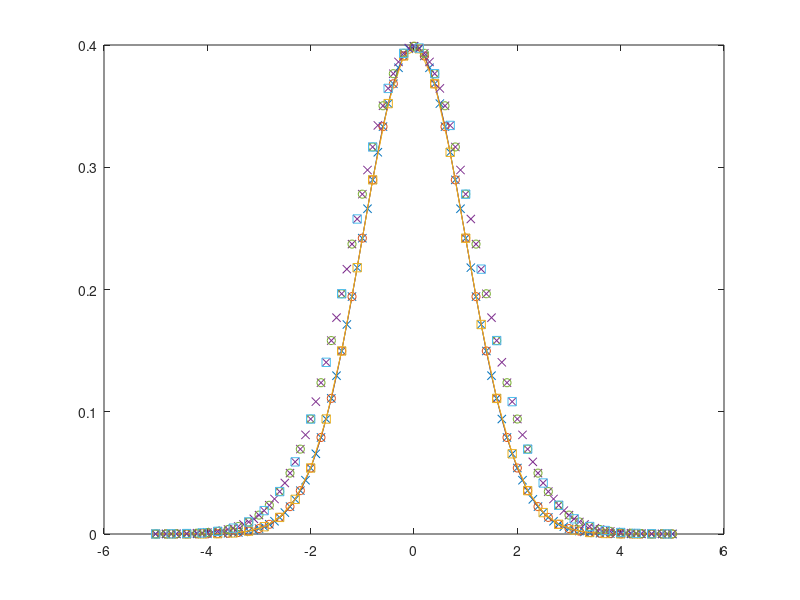

Source code (MATLAB):
sigma = 1;
mu = 0;
mismatch = 0.85;

domains1 = -5:0.1:5;
domains2 = -5:0.2:5;
domains3 = -5:0.3:5;

gauss1 = normpdf(domains1,mu,sigma);
gauss2 = normpdf(domains2,mu,sigma);
gauss3 = normpdf(domains3,mu,sigma);

% no index mismatch
plot(domains1,gauss1,'-x');hold on;plot(domains2,gauss2,'-o');plot(domains3,gauss3,'-s');

% mismatch modeled as taking smaller steps in real life, but you 'think'
% you are taking the original steps

domains1sm = domains1*mismatch;
domains2sm = domains2*mismatch;
domains3sm = domains3*mismatch;

gauss1sm = normpdf(domains1sm,mu,sigma);
gauss2sm = normpdf(domains2sm,mu,sigma);
gauss3sm = normpdf(domains3sm,mu,sigma);

plot(domains1,gauss1sm,'x');hold on;plot(domains2,gauss2sm,'o');plot(domains3,gauss3sm,'s');
